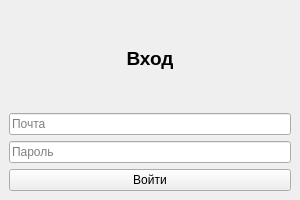
<?xml version="1.0" encoding="UTF-8"?>
<ui version="4.0">
<class>Authorization</class>
<widget class="QMainWindow" name="Authorization">
  <property name="geometry">
    <rect>
      <x>0</x>
      <y>0</y>
      <width>300</width>
      <height>200</height>
    </rect>
  </property>
  <property name="windowTitle">
    <string>Авторизация</string>
  </property>
  
  <!-- Добавлен центральный виджет -->
  <widget class="QWidget" name="centralwidget">
    <layout class="QVBoxLayout" name="verticalLayout">
      <item>
        <widget class="QLabel" name="labelTitle">
          <property name="text">
            <string>Вход</string>
          </property>
          <property name="alignment">
            <set>Qt::AlignHCenter|Qt::AlignVCenter</set>
          </property>
          <property name="font">
            <font>
              <pointsize>14</pointsize>
              <bold>true</bold>
            </font>
          </property>
        </widget>
      </item>

      <item>
        <widget class="QLineEdit" name="lineEmail">
          <property name="placeholderText">
            <string>Почта</string>
          </property>
        </widget>
      </item>

      <item>
        <widget class="QLineEdit" name="linePassword">
          <property name="echoMode">
            <enum>QLineEdit::Password</enum>
          </property>
          <property name="placeholderText">
            <string>Пароль</string>
          </property>
        </widget>
      </item>

      <item>
        <widget class="QPushButton" name="buttonLogin">
          <property name="text">
            <string>Войти</string>
          </property>
          <property name="minimumHeight">
            <number>30</number>
          </property>
        </widget>
      </item>
    </layout>
  </widget>
</widget>
<resources/>
<connections/>
</ui>
